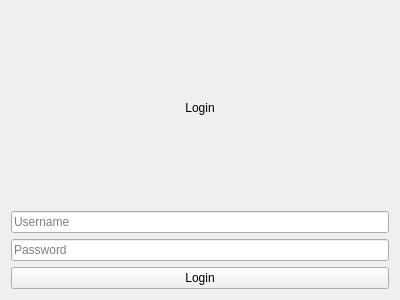
<?xml version="1.0" encoding="UTF-8"?>
<ui version="4.0">
 <class>LoginWindow</class>
 <widget class="QWidget" name="LoginWindow">
  <property name="geometry">
   <rect>
    <x>0</x>
    <y>0</y>
    <width>400</width>
    <height>300</height>
   </rect>
  </property>
  <property name="styleSheet">
   <string>/* CSS стили остаются без изменений */</string>
  </property>
  <layout class="QVBoxLayout" name="verticalLayout">
   <item>
    <widget class="QLabel" name="label">
     <property name="text">
      <string>Login</string>
     </property>
     <property name="alignment">
      <set>Qt::AlignCenter</set>
     </property>
    </widget>
   </item>
   <item>
    <widget class="QLineEdit" name="usernameLineEdit">
     <property name="placeholderText">
      <string>Username</string>
     </property>
     <property name="sizePolicy">
      <sizepolicy hsizetype="Expanding" vsizetype="Fixed">
       <horstretch>0</horstretch>
       <verstretch>0</verstretch>
      </sizepolicy>
     </property>
    </widget>
   </item>
   <item>
    <widget class="QLineEdit" name="passwordLineEdit">
     <property name="placeholderText">
      <string>Password</string>
     </property>
     <property name="echoMode">
      <enum>QLineEdit::Password</enum>
     </property>
     <property name="sizePolicy">
      <sizepolicy hsizetype="Expanding" vsizetype="Fixed">
       <horstretch>0</horstretch>
       <verstretch>0</verstretch>
      </sizepolicy>
     </property>
    </widget>
   </item>
   <item>
    <widget class="QPushButton" name="loginButton">
     <property name="text">
      <string>Login</string>
     </property>
     <property name="sizePolicy">
      <sizepolicy hsizetype="Expanding" vsizetype="Fixed">
       <horstretch>0</horstretch>
       <verstretch>0</verstretch>
      </sizepolicy>
     </property>
    </widget>
   </item>
  </layout>
 </widget>
 <resources/>
 <connections/>
</ui>
